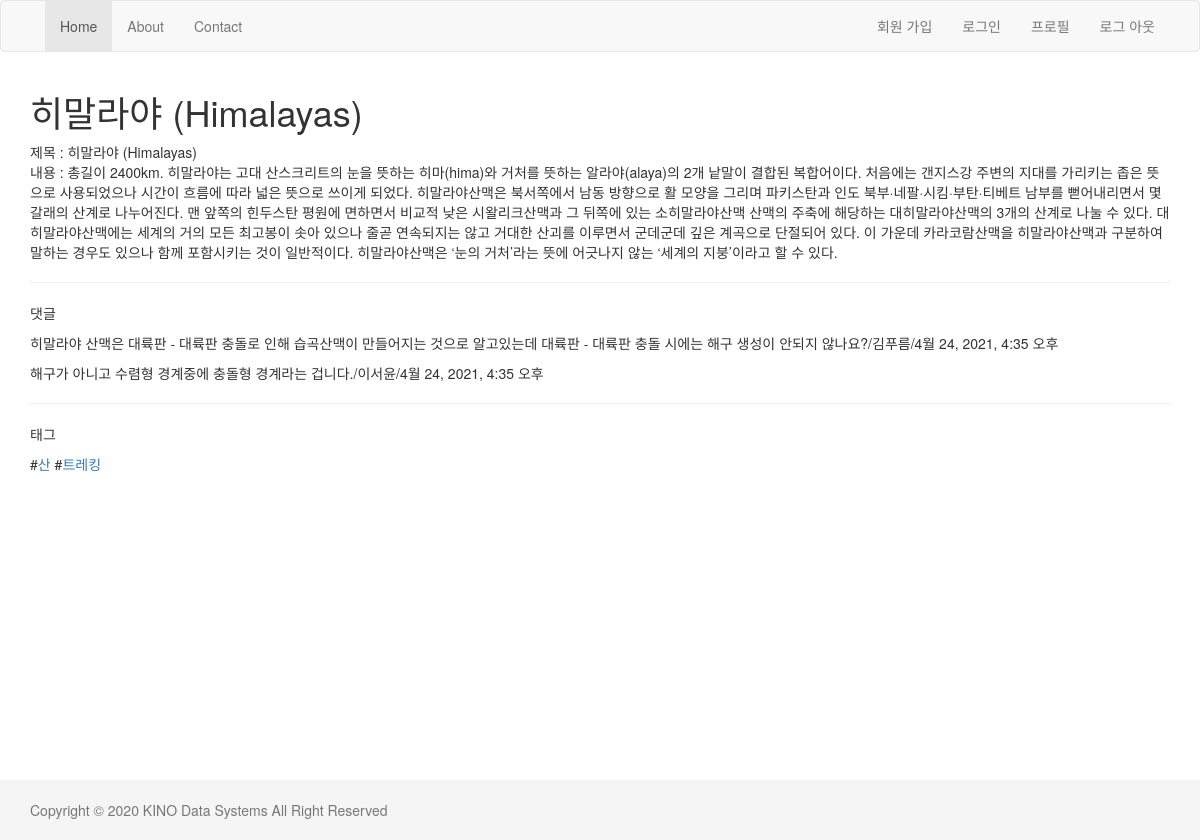
The app's page /blog/2/ with its own data.
### blog/models.py (models this page shows, shortened)
class Post(models.Model):
    REGION_CHOICE = (
                        ('Africa','아프리카'),
                        ('Europe','유럽'),
                        ('Oceania','오세아니아'),
                        ('Asia','아시아'),
                        ('North America','북아메리카'),
                        ('South America','남아메리카'),
                        )
    title = models.CharField('제목', max_length=250)
    body = models.TextField('내용')
    region = models.CharField('지역',max_length=20,choices=REGION_CHOICE, default='Asia')
    tag = models.ManyToManyField('Tag')
    created = models.DateField(auto_now_add=True)
    updated = models.DateTimeField(auto_now=True)
    class Meta:
        ordering = ['-id']

class Comment(models.Model):
    post = models.ForeignKey(Post, on_delete=models.CASCADE, related_name='comments')
    author = models.CharField(max_length=20)
    message = models.TextField()
    created = models.DateField(auto_now_add=True)
    updated = models.DateTimeField(auto_now=True)
    deleted = models.BooleanField(default=False)

class Tag(models.Model):
    name = models.CharField(max_length=50, unique=True)

### blog/views.py (the view)
# urls.py: path('<int:id>/', views.detail),
def detail(request, id):
    post = get_object_or_404(Post, id=id)
    comment_all = post.comments.all()
    tag_list = post.tag.all()
    return render(request, 'blog/detail.html', {'post': post, 'comment_all':comment_all, 'tag_list':tag_list})

### blog/templates/blog/detail.html (shortened to what this page needs)
{% extends "layout.html" %}
{% block content %}
    <h1>{{post.title}}</h1>
    제목 : {{post.title}} <br>
    내용 : {{post.body}} <br>
    <hr>
    <p>댓글</p>
    {% for comment in comment_all %}
        <p>{{comment.message}}/{{comment.author}}/{{comment.updated}}</p>
    {% empty %}
        댓글이 존재하지 않습니다.
    {% endfor %}
    <hr>
    <p>태그</p>
    {% for tag in tag_list %}
        #<a href="/blog/tag/{{tag.id}}">{{tag.name}}</a>
    {% endfor %}
{% endblock %}

### templates/layout.html (style rules this page uses)
html { position: relative; min-height: 100% }
body { margin-bottom: 60px }

### records on screen
Post: title "히말라야 (Himalayas)", body "총길이 2400km. 히말라야는 고대 산스크리트의 눈을 뜻하는 히마(hima)와 거처를 뜻하는 알라야(alaya)의 2개 낱말이 결합된 복합어이다. 처음에는 갠지스강 주변의 지대를 가리키는 좁은 뜻으로 사용되었으나 시간이 흐름에 따라 넓은 뜻으로 쓰이게 되었다. 히말라야산맥은 북서쪽에서 남동 방향으로 활 모양을 그리며 파키스탄과 인도 북부·네팔·시킴·부탄·티베트 남부를 뻗어내리면서 몇 갈래의 산계로 나누어진다. 맨 앞쪽의 힌두스탄 평원에 면하면서 비교적 낮은 시왈리크산맥과 그 뒤쪽에 있는 소히말라야산맥 산맥의 주축에 해당하는 대히말라야산맥의 3개의 산계로 나눌 수 있다. 대히말라야산맥에는 세계의 거의 모든 최고봉이 솟아 있으나 줄곧 연속되지는 않고 거대한 산괴를 이루면서 군데군데 깊은 계곡으로 단절되어 있다. 이 가운데 카라코람산맥을 히말라야산맥과 구분하여 말하는 경우도 있으나 함께 포함시키는 것이 일반적이다. 히말라야산맥은 ‘눈의 거처’라는 뜻에 어긋나지 않는 ‘세계의 지붕’이라고 할 수 있다."
Comment: message "히말라야 산맥은 대륙판 - 대륙판 충돌로 인해 습곡산맥이 만들어지는 것으로 알고있는데 대륙판 - 대륙판 충돌 시에는 해구 생성이 안되지 않나요?", author "김푸름", updated "4월 24, 2021, 4:35 오후"
Comment: message "해구가 아니고 수렴형 경계중에 충돌형 경계라는 겁니다.", author "이서윤", updated "4월 24, 2021, 4:35 오후"
Tag: name "산"
Tag: name "트레킹"
